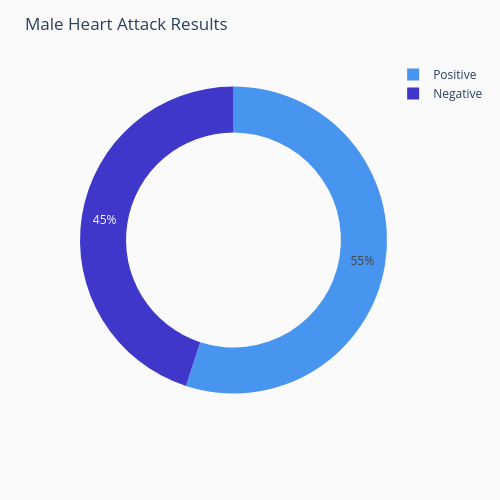

The cell this chart's notebook holds for it:
### Code cell
import plotly.express as px

def male_positive_ratio(data):
    """
    Make a pie chart of 'Result' values for female gender.
    Results: 0 = Negative, 1 = Positive
    """
    
    # Filter data for females (assuming 'Female' represents the female gender)
    male_data = data[data['Gender'] == 'Male']
    
    # Get counts of positive and negative results for females
    results = male_data['Result'].value_counts()
    print(results)
    # Calculate the proportion of negative and positive results
    total_count = results.sum()
    values = {'Negative': results.get(0, 0) / total_count, 'Positive': results.get(1, 0) / total_count}
    
    # Create a pie chart using Plotly Express
    fig_pie = px.pie(values=values,
                     names=values.keys(),
                     height=500, width=500, 
                     hole=0.7,
                     color_discrete_sequence=['#4895ef', '#3f37c9'])
    
    # Update layout for better visualization
    fig_pie.update_layout(
        plot_bgcolor='#fafafa', 
        paper_bgcolor='#fafafa',
        title={'text': 'Male Heart Attack Results'}
    )
    
    return fig_pie

# Example usage
fig_pie = male_positive_ratio(heartattack_data)
if fig_pie:
    fig_pie.show()

### Figure 1 — Plotly figure (JSON) as saved in the notebook; plotly's stock layout.template omitted (floating-point values rounded to 4 significant figures)
{"data": [{"domain": {"x": [0, 1], "y": [0, 1]}, "hole": 0.7, "hovertemplate": "label=%{label}<br>value=%{value}<extra></extra>", "labels": ["Negative", "Positive"], "legendgroup": "", "name": "", "showlegend": true, "type": "pie", "values": [0.4499, 0.5501]}], "layout": {"height": 500, "legend": {"tracegroupgap": 0}, "margin": {"t": 60}, "paper_bgcolor": "#fafafa", "piecolorway": ["#4895ef", "#3f37c9"], "plot_bgcolor": "#fafafa", "title": {"text": "Male Heart Attack Results"}, "width": 500}}
